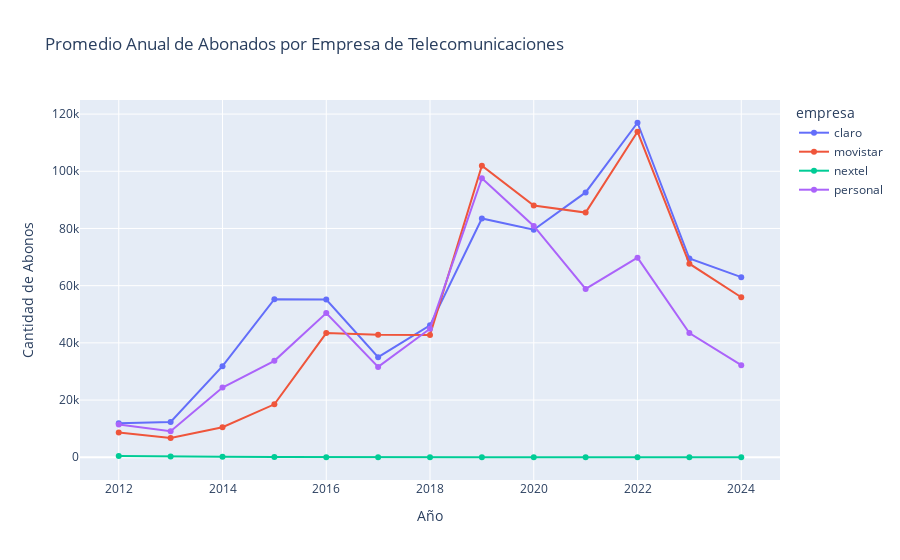

Notebook code for this chart:
### Markdown cell above
### Analisis 8:
* Objetivo: Identificar el tamaño de las empresas de portabilidad, e identificar su tendencia
* Metodo: Crear un grafico de lineas que muestre graficos historicos

### Code cell
#leer csv
df_portabilidad = pd.read_csv('datasets/Portabilidad_Portin.csv')

#borrar columnas que no se usaran
df_portabilidad.drop(columns=['total_general'], inplace=True)

#reemplazar valores negativos por su valor absoluto
df_portabilidad.iloc[:, 2:] = df_portabilidad.iloc[:, 2:].abs()

#reorganizar el dataframe para el grafico
df_melted = df_portabilidad.melt(id_vars=['año', 'mes'], var_name='empresa', value_name='abonos')

#calcular el promedio de abonados por ano y empresa
df_annual = df_melted.groupby(['año', 'empresa'])['abonos'].mean().reset_index()

#crear el grafico de lineas con promedios anuales
fig = px.line(df_annual, 
              x='año', 
              y='abonos', 
              color='empresa', 
              title='Promedio Anual de Abonados por Empresa de Telecomunicaciones',
              labels={'abonos': 'Cantidad de Abonos', 'año': 'Año'},
              markers=True)

#mostrar el grafico
fig.show()

### Figure 1 — Plotly figure (JSON) as saved in the notebook; plotly's stock layout.template omitted (floating-point values rounded to 4 significant figures)
{"data": [{"hovertemplate": "empresa=claro<br>Año=%{x}<br>Cantidad de Abonos=%{y}<extra></extra>", "legendgroup": "claro", "line": {"color": "#636efa", "dash": "solid"}, "marker": {"symbol": "circle"}, "mode": "lines+markers", "name": "claro", "orientation": "v", "showlegend": true, "type": "scatter", "x": [2012, 2013, 2014, 2015, 2016, 2017, 2018, 2019, 2020, 2021, 2022, 2023, 2024], "xaxis": "x", "y": [11848, 12320.0, 31850.0, 55270.0, 55170.0, 34990.0, 46120.0, 83500.0, 79570.0, 92610.0, 117000.0, 69490.0, 62980.0], "yaxis": "y"}, {"hovertemplate": "empresa=movistar<br>Año=%{x}<br>Cantidad de Abonos=%{y}<extra></extra>", "legendgroup": "movistar", "line": {"color": "#EF553B", "dash": "solid"}, "marker": {"symbol": "circle"}, "mode": "lines+markers", "name": "movistar", "orientation": "v", "showlegend": true, "type": "scatter", "x": [2012, 2013, 2014, 2015, 2016, 2017, 2018, 2019, 2020, 2021, 2022, 2023, 2024], "xaxis": "x", "y": [8640.0, 6757.0, 10500.0, 18520.0, 43410.0, 42810.0, 42740.0, 102000.0, 88003, 85560.0, 113800.0, 67680.0, 55950], "yaxis": "y"}, {"hovertemplate": "empresa=nextel<br>Año=%{x}<br>Cantidad de Abonos=%{y}<extra></extra>", "legendgroup": "nextel", "line": {"color": "#00cc96", "dash": "solid"}, "marker": {"symbol": "circle"}, "mode": "lines+markers", "name": "nextel", "orientation": "v", "showlegend": true, "type": "scatter", "x": [2012, 2013, 2014, 2015, 2016, 2017, 2018, 2019, 2020, 2021, 2022, 2023, 2024], "xaxis": "x", "y": [441.5, 221.9, 147.5, 97.5, 26.08, 11.08, 2.417, 0, 0, 0, 0, 0, 0], "yaxis": "y"}, {"hovertemplate": "empresa=personal<br>Año=%{x}<br>Cantidad de Abonos=%{y}<extra></extra>", "legendgroup": "personal", "line": {"color": "#ab63fa", "dash": "solid"}, "marker": {"symbol": "circle"}, "mode": "lines+markers", "name": "personal", "orientation": "v", "showlegend": true, "type": "scatter", "x": [2012, 2013, 2014, 2015, 2016, 2017, 2018, 2019, 2020, 2021, 2022, 2023, 2024], "xaxis": "x", "y": [11450.0, 9119, 24380.0, 33710.0, 50410.0, 31590.0, 44960.0, 97570.0, 80890.0, 58850.0, 69800.0, 43454, 32190.0], "yaxis": "y"}], "layout": {"legend": {"title": {"text": "empresa"}, "tracegroupgap": 0}, "title": {"text": "Promedio Anual de Abonados por Empresa de Telecomunicaciones"}, "xaxis": {"anchor": "y", "domain": [0, 1], "title": {"text": "Año"}}, "yaxis": {"anchor": "x", "domain": [0, 1], "title": {"text": "Cantidad de Abonos"}}}}
